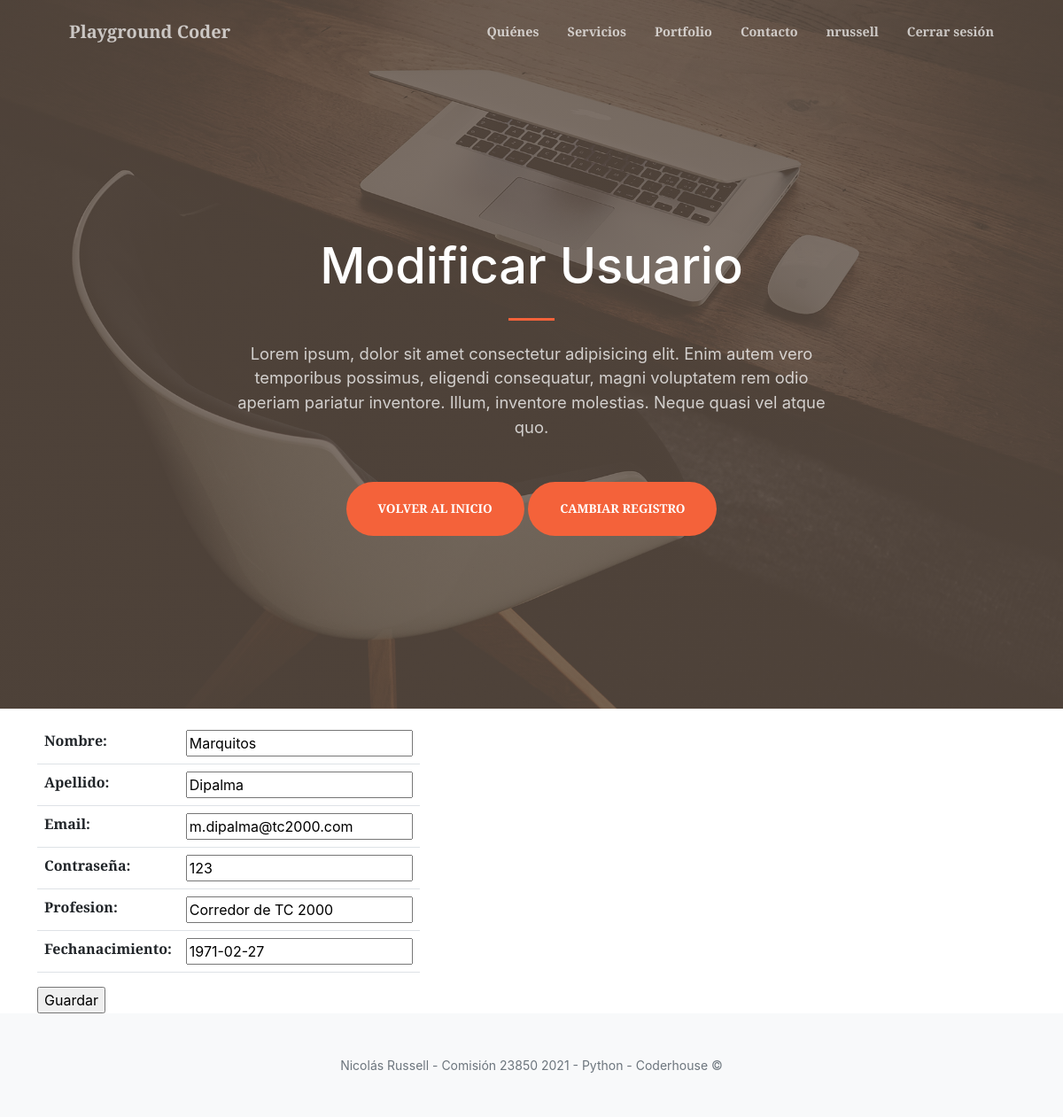
/AppPerfiles/editarRedactor/2 (signed in), run on the app's committed database.
### AppRegistro/models.py (models this page shows, shortened)
class Redactor(models.Model):
    nombre = models.CharField(max_length=10)
    apellido = models.CharField(max_length=15)
    email = models.EmailField()
    contraseña = models.CharField(max_length=10)
    profesion = models.CharField(max_length=30)
    fechaNacimiento = models.DateField()

### AppPerfiles/views.py (the view)
# urls.py: path('editarRedactor/<id_redactor>', views.editarRedactor, name='Editar Redactor'),
@login_required(login_url="/AppLogin/login")
def editarRedactor(request, id_redactor):
    redactor = Redactor.objects.get(id=id_redactor)
    if request.method == 'POST':
        miFormulario = RedactorForm(request.POST)
        if miFormulario.is_valid():
            informacion = miFormulario.cleaned_data
            redactor.nombre = informacion['nombre']
            redactor.apellido = informacion['apellido']
            redactor.email = informacion['email']
            redactor.contraseña = informacion['contraseña']
            redactor.profesion = informacion['profesion']
            redactor.fechaNacimiento = informacion['fechaNacimiento']
            redactor.save()
            return render(request, "AppPerfiles/verPerfiles.html")
    else:
        miFormulario = RedactorForm(initial={'nombre':redactor.nombre, 'apellido':redactor.apellido,
        'email':redactor.email, 'contraseña':redactor.contraseña, 'profesion':redactor.profesion, 'fechaNacimiento':redactor.fechaNacimiento})
    return render(request, "AppPerfiles/editarRedactor.html", {"miFormulario":miFormulario, "id_redactor":id_redactor})

### AppRegistro/forms.py
class RedactorForm(forms.Form):
    nombre = forms.CharField(max_length=10)
    apellido = forms.CharField(max_length=15)
    email = forms.EmailField()
    contraseña = forms.CharField(max_length=10)
    profesion = forms.CharField(max_length=30)
    fechaNacimiento = forms.DateField()

### AppPerfiles/templates/AppPerfiles/editarRedactor.html
{% extends "AppRegistro/index.html" %}
{% load static %}
{% block titulo %}
    <h1 class="text-white font-weight-bold">Modificar Usuario</h1>
{% endblock %}
{% block botones %}
    <p class="text-white-75 mb-5">Lorem ipsum, dolor sit amet consectetur adipisicing elit. Enim autem vero temporibus possimus, eligendi consequatur, magni voluptatem rem odio aperiam pariatur inventore. Illum, inventore molestias. Neque quasi vel atque quo.</p>
    <a class="btn btn-primary btn-xl" href="{% url 'Inicio' %}">Volver al inicio</a>
    <a class="btn btn-primary btn-xl" href="{% url 'Registrarse' %}">Cambiar registro</a>
{% endblock %}
{% block formulario %}
<div class="container">
    <form action="/AppPerfiles/verPerfiles" method="POST"> {% csrf_token %}
        <div class="col-3 mb-3 mt-3">
            <table class="table">
                {{ miFormulario.as_table }}
            </table>
        </div>
        <input type="submit" value="Guardar">
    </form>
</div>
{% endblock %}

### AppRegistro/templates/AppRegistro/index.html (shortened to what this page needs)
<!DOCTYPE html>
<html lang="en">
    <head>
        {% load static %}
        <link href="https://cdn.jsdelivr.net/npm/bootstrap-icons@1.5.0/font/bootstrap-icons.css" rel="stylesheet" />
        <link href="https://cdnjs.cloudflare.com/ajax/libs/SimpleLightbox/2.1.0/simpleLightbox.min.css" rel="stylesheet" />
        <link href="{% static 'AppRegistro/css/styles.css' %}" rel="stylesheet" />
    </head>
    <body id="page-top">
        <nav class="navbar navbar-expand-lg navbar-light fixed-top py-3" id="mainNav">
            <div class="container px-4 px-lg-5">
                <a class="navbar-brand" href="{% url 'Inicio' %}">Playground Coder</a>
                <div class="collapse navbar-collapse" id="navbarResponsive">
                    <ul class="navbar-nav ms-auto my-2 my-lg-0">
                        <li class="nav-item"><a class="nav-link" href="{% url 'Quiénes' %}">Quiénes</a></li>
                        <li class="nav-item"><a class="nav-link" href="#services">Servicios</a></li>
                        <li class="nav-item"><a class="nav-link" href="#portfolio">Portfolio</a></li>
                        <li class="nav-item"><a class="nav-link" href="#contact">Contacto</a></li>
                        {% if request.user.is_authenticated %}
                            <li class="nav-item"><a class="nav-link" href="{% url 'Editar Admin' %}">{{user.username}}</a></li>
                            <li class="nav-item"><a class="nav-link" href="{% url 'Logout' %}">Cerrar sesión</a></li>
                        {% endif %}
                    </ul>
                </div>
            </div>
        </nav>
        <header class="masthead">
            <div class="container px-4 px-lg-5 h-100">
                <div class="row gx-4 gx-lg-5 h-100 align-items-center justify-content-center text-center">
                    <div class="col-lg-8 align-self-end">
                        {% block titulo %}{% endblock %}
                        <hr class="divider" />
                    </div>
                    <div class="col-lg-8 align-self-baseline">
                        {% block botones %}{% endblock %}
                    </div>
                </div>
            </div>
        </header>
        {% block formulario %}
        {% endblock %}
        <footer class="bg-light py-5">
            <div class="container px-4 px-lg-5"><div class="small text-center text-muted">Nicolás Russell - Comisión 23850  2021 - Python - Coderhouse &copy;</div></div>
        </footer>
    </body>
</html>

### data on the page
Redactor: nombre "Marquitos", apellido "Dipalma", email "m.dipalma@tc2000.com", contraseña "123", profesion "Corredor de TC 2000", fechaNacimiento "1971-02-27"

### other printed values
{{ user.username }} "nrussell"
